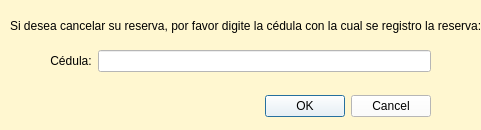
<?xml version="1.0" encoding="UTF-8"?>
<ui version="4.0">
 <class>DialogoCancelarReserva</class>
 <widget class="QDialog" name="DialogoCancelarReserva">
  <property name="geometry">
   <rect>
    <x>0</x>
    <y>0</y>
    <width>481</width>
    <height>130</height>
   </rect>
  </property>
  <property name="windowTitle">
   <string>Cancelar Reserva</string>
  </property>
  <property name="styleSheet">
   <string notr="true">background-color: rgb(255, 247, 208);</string>
  </property>
  <widget class="QDialogButtonBox" name="buttonBox">
   <property name="geometry">
    <rect>
     <x>90</x>
     <y>90</y>
     <width>341</width>
     <height>32</height>
    </rect>
   </property>
   <property name="styleSheet">
    <string notr="true">background-color: rgb(255, 255, 255);</string>
   </property>
   <property name="orientation">
    <enum>Qt::Horizontal</enum>
   </property>
   <property name="standardButtons">
    <set>QDialogButtonBox::Cancel|QDialogButtonBox::Ok</set>
   </property>
  </widget>
  <widget class="QLabel" name="label_5">
   <property name="geometry">
    <rect>
     <x>10</x>
     <y>0</y>
     <width>471</width>
     <height>51</height>
    </rect>
   </property>
   <property name="styleSheet">
    <string notr="true">font: 10pt &quot;Times New Roman&quot;;</string>
   </property>
   <property name="text">
    <string>Si desea cancelar su reserva, por favor digite la cédula con la cual se registro la reserva:</string>
   </property>
  </widget>
  <widget class="QWidget" name="formLayoutWidget">
   <property name="geometry">
    <rect>
     <x>50</x>
     <y>50</y>
     <width>381</width>
     <height>31</height>
    </rect>
   </property>
   <layout class="QFormLayout" name="formLayout">
    <item row="0" column="0">
     <widget class="QLabel" name="label">
      <property name="styleSheet">
       <string notr="true">font: 10pt &quot;Times New Roman&quot;;</string>
      </property>
      <property name="text">
       <string>Cédula:</string>
      </property>
      <property name="alignment">
       <set>Qt::AlignCenter</set>
      </property>
     </widget>
    </item>
    <item row="0" column="1">
     <widget class="QLineEdit" name="le_cedula">
      <property name="styleSheet">
       <string notr="true">background-color: rgb(255, 255, 255);</string>
      </property>
     </widget>
    </item>
   </layout>
  </widget>
 </widget>
 <resources/>
 <connections>
  <connection>
   <sender>buttonBox</sender>
   <signal>accepted()</signal>
   <receiver>DialogoCancelarReserva</receiver>
   <slot>accept()</slot>
   <hints>
    <hint type="sourcelabel">
     <x>248</x>
     <y>254</y>
    </hint>
    <hint type="destinationlabel">
     <x>157</x>
     <y>274</y>
    </hint>
   </hints>
  </connection>
  <connection>
   <sender>buttonBox</sender>
   <signal>rejected()</signal>
   <receiver>DialogoCancelarReserva</receiver>
   <slot>reject()</slot>
   <hints>
    <hint type="sourcelabel">
     <x>316</x>
     <y>260</y>
    </hint>
    <hint type="destinationlabel">
     <x>286</x>
     <y>274</y>
    </hint>
   </hints>
  </connection>
 </connections>
</ui>
